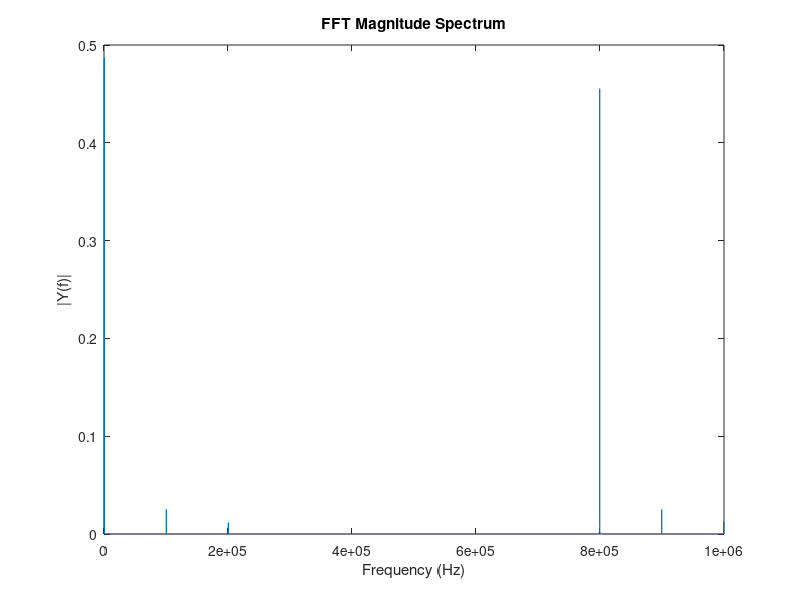

This chart was generated by the following MATLAB code:
clear variables;
clc;

alpha=0.1;  % Transmit gain imbalance
theta_deg=1; % Transmit phase imbalance
theta=theta_deg*pi/180; % Conversion to radians


alpha_rx=cos(theta/2) + 1i*alpha/2*sin(theta/2);  
beta_rx=-alpha/2*cos(theta/2) - 1i*sin(theta/2);

f=500; % Pilot sinusoid frequency
fc = 1e5;
omega=2*pi*f;
omega_c = 2*pi*fc; %The mixer upconversion and down conversion frequency
Fs=10*fc;  % Sampling frequency
Ts=1/Fs;  % Sampling instants


n=0:1:100000;  % Number of samples
Xi = cos(omega*n*Ts);  %The Xi = cos and Xq is 90 degree phase shifted version of it
Xq = sin(omega*n*Ts);
transmistted_signal = cos(omega*n*Ts).*cos(omega_c.*n*Ts) - sin(omega.*n*Ts).*sin(omega_c.*n*Ts);
rx_IQ=(1-alpha/2)*(cos(omega_c.*n*Ts-theta/2)-1i*(1+alpha/2)*sin(omega_c.*n*Ts+theta/2)).*transmistted_signal + beta_rx.*conj(transmistted_signal);  %
Y = fft(rx_IQ);
N = length(Y);             % Number of points
f_axis = (0:N-1)*(Fs/N);   % Frequency axis (Hz)
plot(f_axis, abs(Y)/((N)));
xlabel('Frequency (Hz)');
ylabel('|Y(f)|');
title('FFT Magnitude Spectrum');

